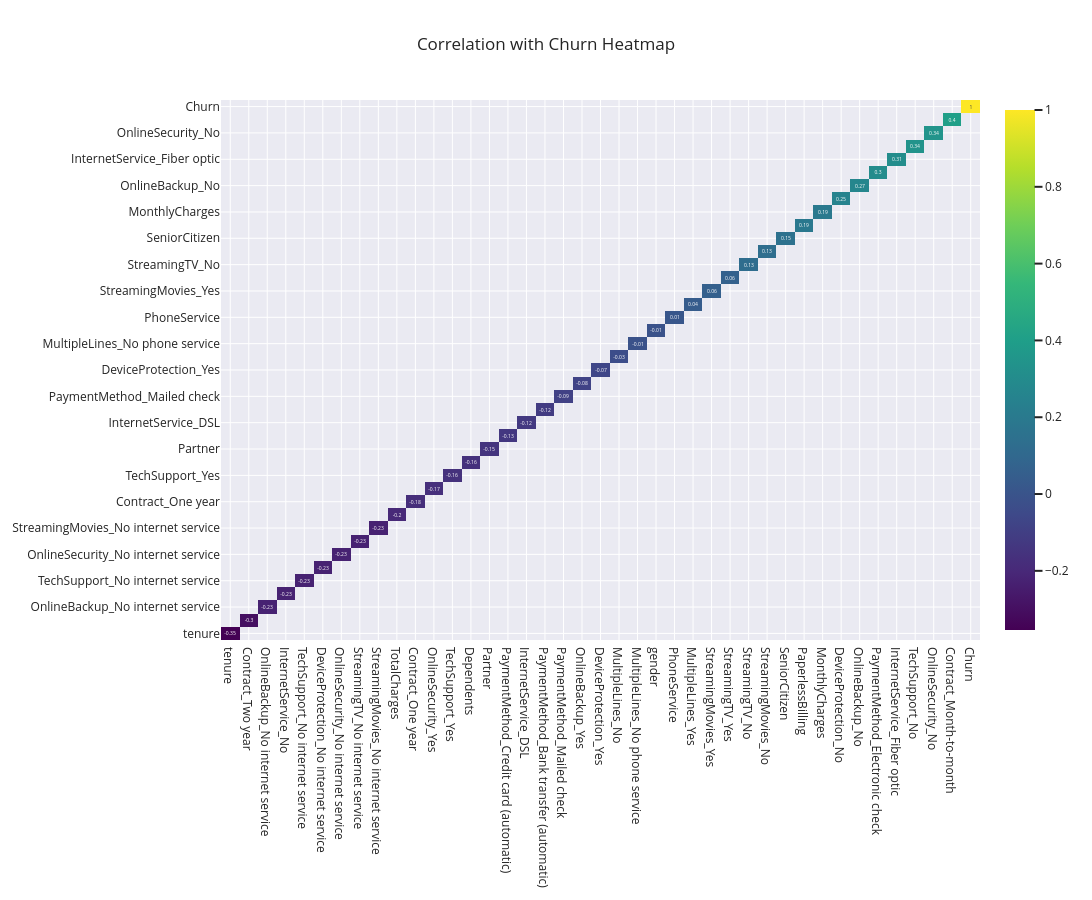

Source (notebook cell):
### Code cell
#Correlation with Churn 

corr_matrix = df.corr()['Churn'].sort_values(ascending=True)


fig = go.Figure(
    data=go.Heatmap(
        z=corr_matrix.values,
        x=corr_matrix.index,
        y=corr_matrix.index,
        colorscale='Viridis',
        text=round(corr_matrix, 2),
        texttemplate="%{text}"
    )
)

fig.update_layout(
    title="Correlation with Churn Heatmap",
    title_x=0.5,
    width=1200,
    height=900,
    template = "seaborn"
)

fig.show()

### Figure 1 — Plotly figure (JSON) as saved in the notebook; plotly's stock layout.template omitted (floating-point values rounded to 4 significant figures)
{"data": [{"colorscale": [[0, "#440154"], [0.1111, "#482878"], [0.2222, "#3e4989"], [0.3333, "#31688e"], [0.4444, "#26828e"], [0.5556, "#1f9e89"], [0.6667, "#35b779"], [0.7778, "#6ece58"], [0.8889, "#b5de2b"], [1, "#fde725"]], "text": [-0.35, -0.3, -0.23, -0.23, -0.23, -0.23, -0.23, -0.23, -0.23, -0.2, -0.18, -0.17, -0.16, -0.16, -0.15, -0.13, -0.12, -0.12, -0.09, -0.08, -0.07, -0.03, -0.01, -0.01, 0.01, 0.04, 0.06, 0.06, 0.13, 0.13, 0.15, 0.19, 0.19, 0.25, 0.27, 0.3, 0.31, 0.34, 0.34, 0.4, 1.0], "texttemplate": "%{text}", "type": "heatmap", "x": ["tenure", "Contract_Two year", "OnlineBackup_No internet service", "InternetService_No", "TechSupport_No internet service", "DeviceProtection_No internet service", "OnlineSecurity_No internet service", "StreamingTV_No internet service", "StreamingMovies_No internet service", "TotalCharges", "Contract_One year", "OnlineSecurity_Yes", "TechSupport_Yes", "Dependents", "Partner", "PaymentMethod_Credit card (automatic)", "InternetService_DSL", "PaymentMethod_Bank transfer (automatic)", "PaymentMethod_Mailed check", "OnlineBackup_Yes", "DeviceProtection_Yes", "MultipleLines_No", "MultipleLines_No phone service", "gender", "PhoneService", "MultipleLines_Yes", "StreamingMovies_Yes", "StreamingTV_Yes", "StreamingTV_No", "StreamingMovies_No", "SeniorCitizen", "PaperlessBilling", "MonthlyCharges", "DeviceProtection_No", "OnlineBackup_No", "PaymentMethod_Electronic check", "InternetService_Fiber optic", "TechSupport_No", "OnlineSecurity_No", "Contract_Month-to-month", "Churn"], "y": ["tenure", "Contract_Two year", "OnlineBackup_No internet service", "InternetService_No", "TechSupport_No internet service", "DeviceProtection_No internet service", "OnlineSecurity_No internet service", "StreamingTV_No internet service", "StreamingMovies_No internet service", "TotalCharges", "Contract_One year", "OnlineSecurity_Yes", "TechSupport_Yes", "Dependents", "Partner", "PaymentMethod_Credit card (automatic)", "InternetService_DSL", "PaymentMethod_Bank transfer (automatic)", "PaymentMethod_Mailed check", "OnlineBackup_Yes", "DeviceProtection_Yes", "MultipleLines_No", "MultipleLines_No phone service", "gender", "PhoneService", "MultipleLines_Yes", "StreamingMovies_Yes", "StreamingTV_Yes", "StreamingTV_No", "StreamingMovies_No", "SeniorCitizen", "PaperlessBilling", "MonthlyCharges", "DeviceProtection_No", "OnlineBackup_No", "PaymentMethod_Electronic check", "InternetService_Fiber optic", "TechSupport_No", "OnlineSecurity_No", "Contract_Month-to-month", "Churn"], "z": [-0.354, -0.3016, -0.2276, -0.2276, -0.2276, -0.2276, -0.2276, -0.2276, -0.2276, -0.1995, -0.1782, -0.1713, -0.1647, -0.1631, -0.15, -0.1347, -0.1241, -0.1181, -0.09077, -0.08231, -0.06619, -0.03265, -0.01169, -0.008545, 0.01169, 0.04003, 0.06086, 0.06325, 0.1284, 0.1309, 0.1505, 0.1915, 0.1929, 0.2521, 0.2676, 0.3015, 0.3075, 0.3369, 0.3422, 0.4046, 1.0]}], "layout": {"height": 900, "title": {"text": "Correlation with Churn Heatmap", "x": 0.5}, "width": 1200}}
